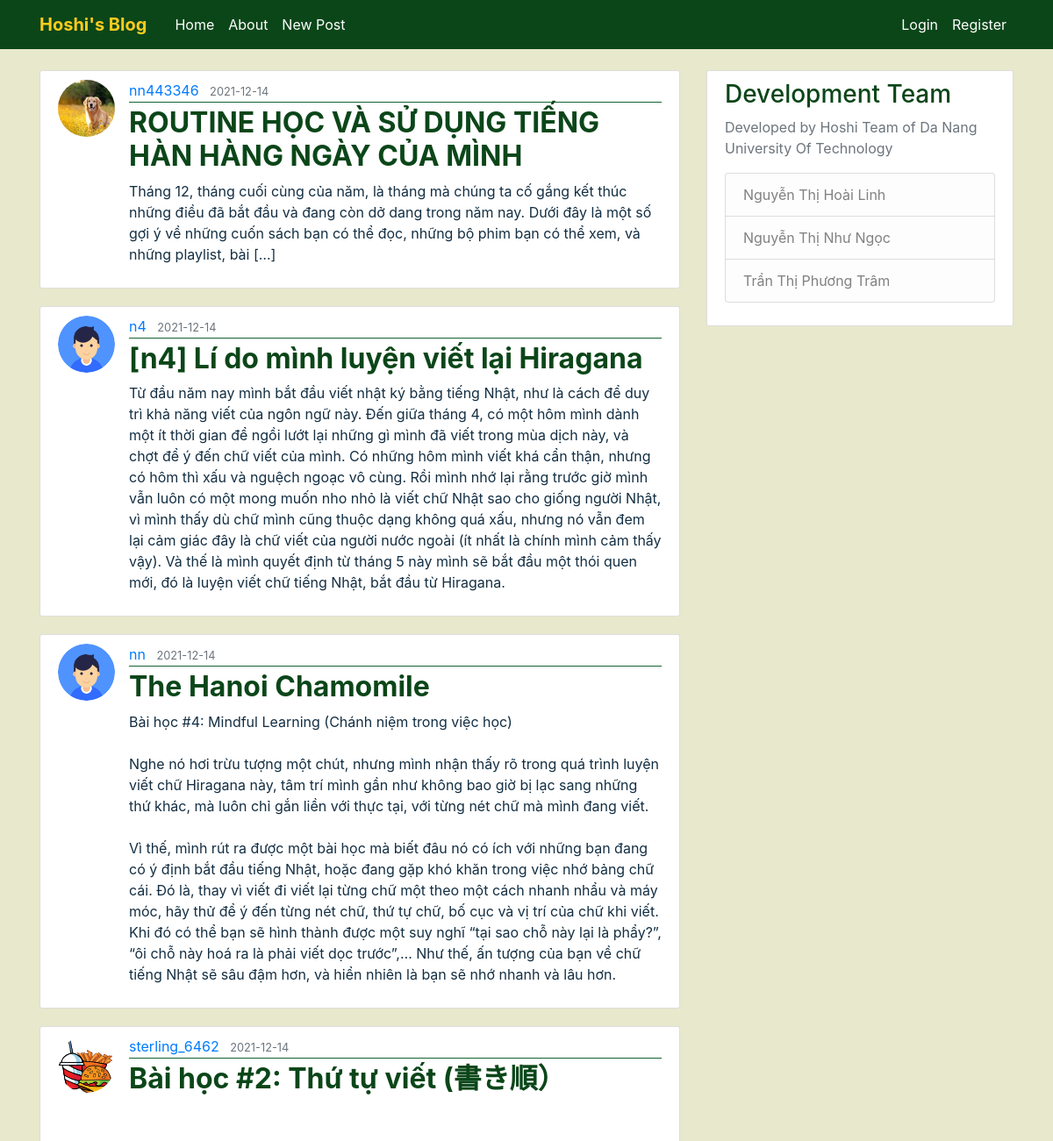
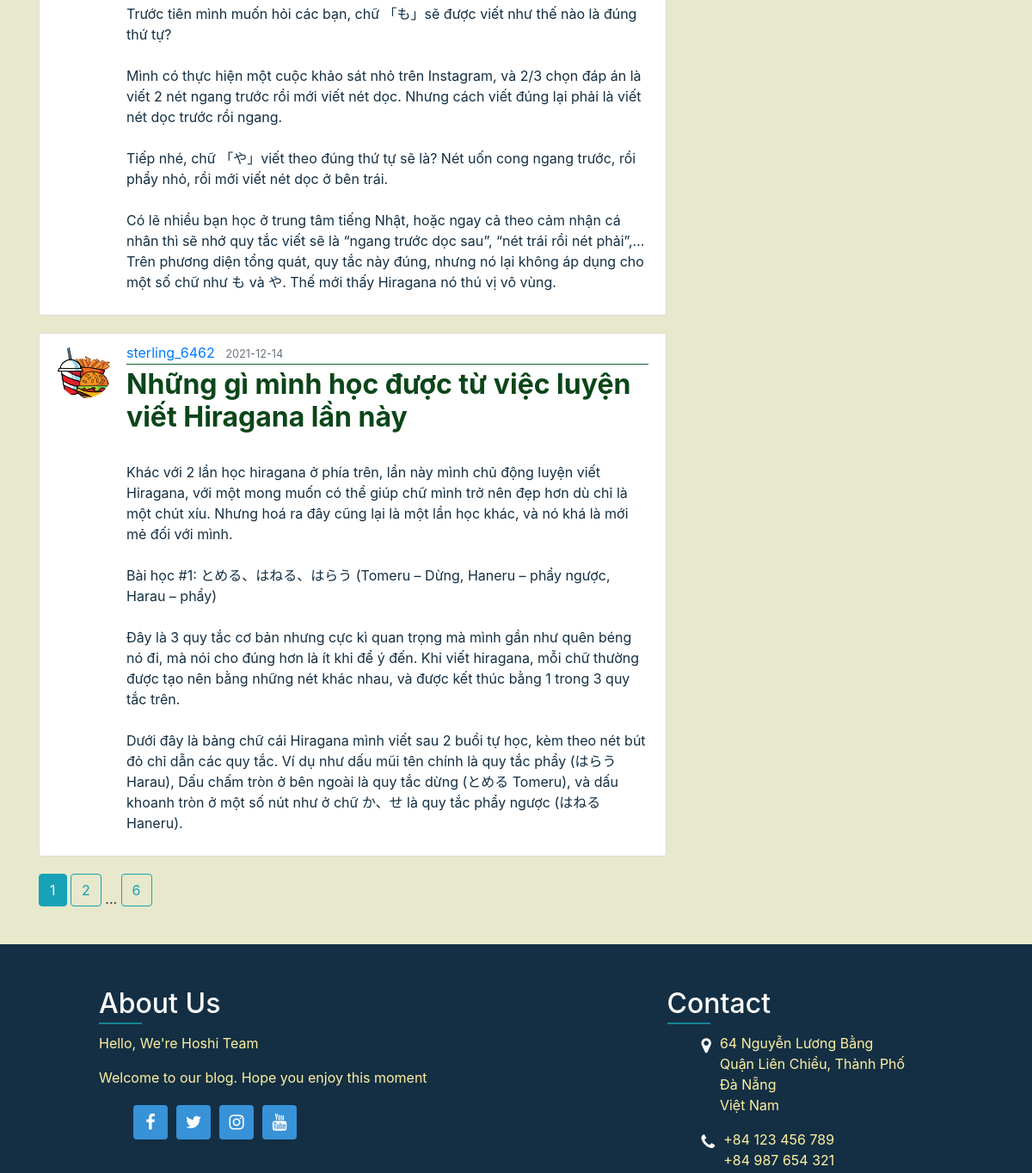
Page /home (upper part) on the earlier database version (2 pictures, top to bottom).
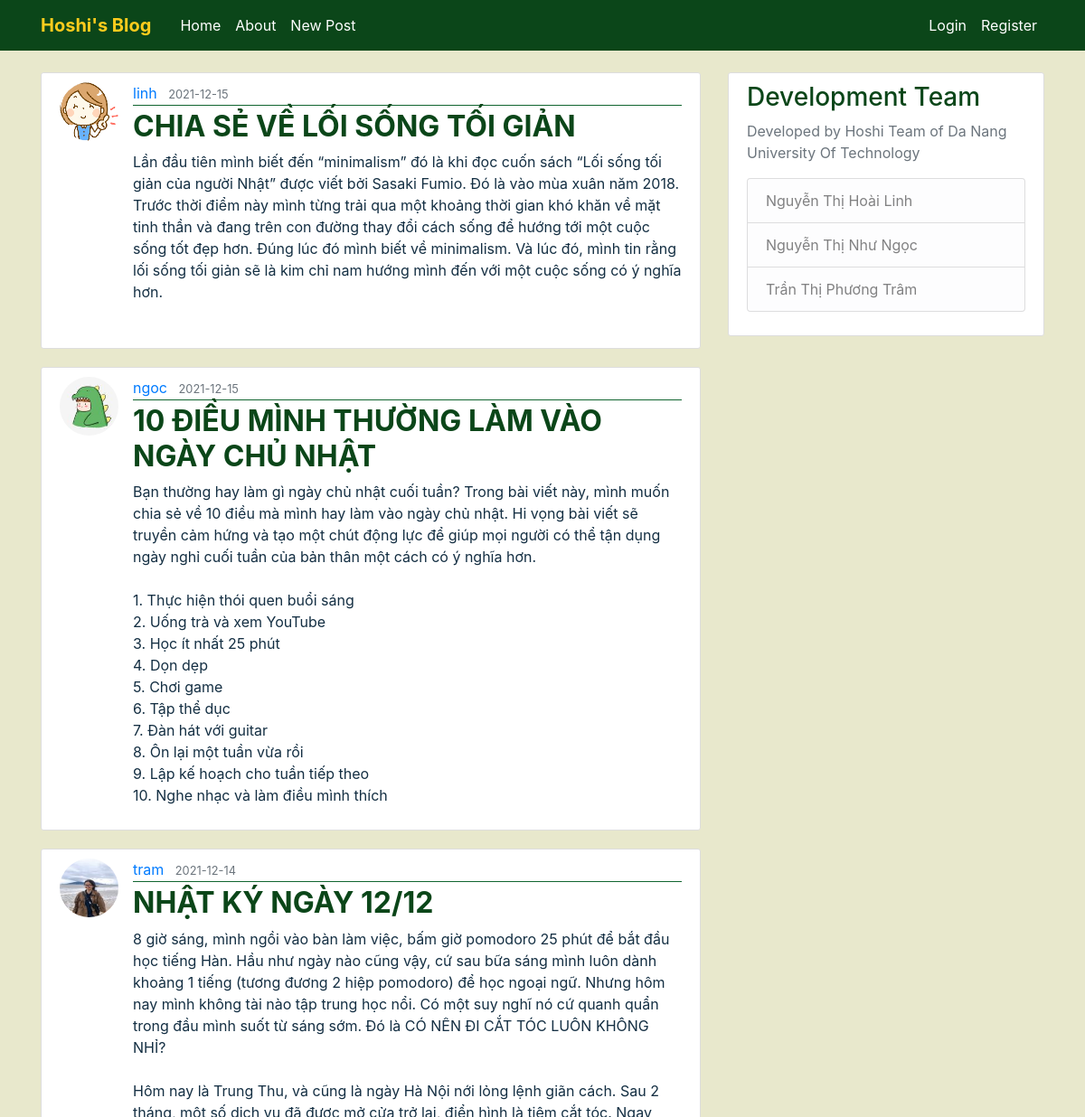
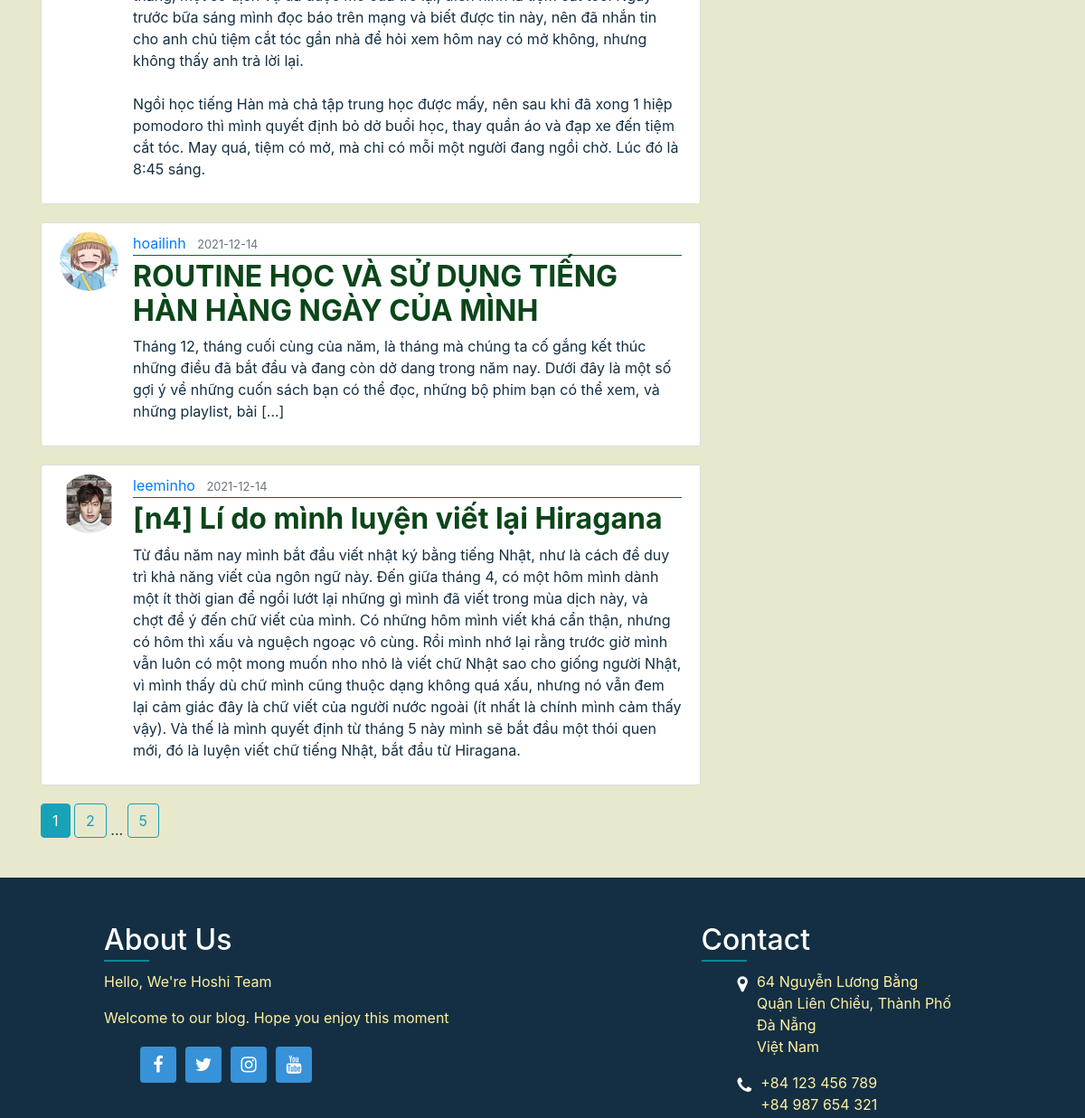
Same page on the later database version (2 pictures, top to bottom).
### FlaskBlog/models.py (models this page shows, shortened)
class Post(db.Model):
    id = db.Column(db.Integer, primary_key=True)
    title = db.Column(db.String(100), nullable=False)
    date_posted = db.Column(db.DateTime, nullable=False, default=datetime.utcnow)
    content = db.Column(db.Text, nullable=False)
    user_id = db.Column(db.Integer, db.ForeignKey('user.id'), nullable=False)

class User(db.Model, UserMixin):
    id = db.Column(db.Integer, primary_key=True)
    username = db.Column(db.String(20), unique=True, nullable=False)
    email = db.Column(db.String(120), unique=True, nullable=False)
    image_file = db.Column(db.String(20), nullable=False, default='default.png')
    password = db.Column(db.String(60), nullable=False)
    posts = db.relationship('Post', backref='author', lazy=True)

### FlaskBlog/routes.py (the view)
@app.route("/")
@app.route("/home")
def home():
    page = request.args.get('page', 1, type=int)
    posts = Post.query.order_by(Post.date_posted.desc()).paginate(page=page, per_page=5)
    return render_template('home.html', posts=posts) #duong dan

### FlaskBlog/templates/home.html
{% extends "layout.html" %}
{% block content %}
    {% for post in posts.items %}
        <article class="media content-section">
          <img class="rounded-circle article-img" src="{{ url_for('static', filename='avatar/' + post.author.image_file) }}">
          <div class="media-body">
            <div class="article-metadata">
              <a class="mr-2" href="{{ url_for('user_posts', username=post.author.username) }}">{{ post.author.username }}</a>
              <small class="text-muted">{{ post.date_posted.strftime('%Y-%m-%d') }}</small>
            </div>
            <h2><a class="article-title" href="{{ url_for('post', post_id=post.id) }}">{{ post.title }}</a></h2>
            <p class="article-content">{{ post.content }}</p>
          </div>
        </article>
    {% endfor %}
    {% for page_num in posts.iter_pages(left_edge=1, right_edge=1, left_current=1, right_current=2) %}
      {% if page_num %}
        {% if posts.page == page_num %}
          <a class="btn btn-info mb-4" href="{{ url_for('home', page=page_num) }}">{{ page_num }}</a>
        {% else %}
          <a class="btn btn-outline-info mb-4" href="{{ url_for('home', page=page_num) }}">{{ page_num }}</a>
        {% endif %}
      {% else %}
        ...
      {% endif %}
    {% endfor %}
{% endblock content %}

Differences in the rows shown:
no longer on this page (row edited): Post: image_file (placeholder picture), author.username "nn", date_posted "2021-12-14", title "The Hanoi Chamomile", content "Bài học #4: Mindful Learning (Chánh niệm trong việc học) Nghe nó hơi trừu tượng một chút, nhưng mình nhận thấy rõ trong quá trình luyện viết chữ Hiragana này, tâm trí mình gần như không bao giờ bị lạc sang những thứ khác, mà luôn chỉ gắn liền với thực tại, với từng nét chữ mà mình đang viết. Vì thế, mình rút ra được một bài học mà biết đâu nó có ích với những bạn đang có ý định bắt đầu tiếng Nhật, hoặc đang gặp khó khăn trong việc nhớ bảng chữ cái. Đó là, thay vì viết đi viết lại từng chữ một theo một cách nhanh nhẩu và máy móc, hãy thử để ý đến từng nét chữ, thứ tự chữ, bố cục và vị trí của chữ khi viết. Khi đó có thể bạn sẽ hình thành được một suy nghĩ “tại sao chỗ này lại là phẩy?”, “ôi…"
removed Post: image_file (picture), author.username "sterling_6462", date_posted "2021-12-14", title "Bài học #2: Thứ tự viết (書き順）", content "Trước tiên mình muốn hỏi các bạn, chữ 「も」sẽ được viết như thế nào là đúng thứ tự? Mình có thực hiện một cuộc khảo sát nhỏ trên Instagram, và 2/3 chọn đáp án là viết 2 nét ngang trước rồi mới viết nét dọc. Nhưng cách viết đúng lại phải là viết nét dọc trước rồi ngang. Tiếp nhé, chữ 「や」viết theo đúng thứ tự sẽ là? Nét uốn cong ngang trước, rồi phẩy nhỏ, rồi mới viết nét dọc ở bên trái. Có lẽ nhiều bạn học ở trung tâm tiếng Nhật, hoặc ngay cả theo cảm nhận cá nhân thì sẽ nhớ quy tắc viết sẽ là “ngang trước dọc sau”, “nét trái rồi nét phải”,… Trên phương diện tổng quát, quy tắc này đúng, nhưng nó lại không áp dụng cho một số chữ như も và や. Thế mới thấy Hiragana nó thú vị vô vùng."
no longer on this page (row edited): Post: image_file (picture), author.username "sterling_6462", date_posted "2021-12-14", title "Những gì mình học được từ việc luyện viết Hiragana lần này", content "Khác với 2 lần học hiragana ở phía trên, lần này mình chủ động luyện viết Hiragana, với một mong muốn có thể giúp chữ mình trở nên đẹp hơn dù chỉ là một chút xíu. Nhưng hoá ra đây cũng lại là một lần học khác, và nó khá là mới mẻ đối với mình. Bài học #1: とめる、はねる、はらう (Tomeru – Dừng, Haneru – phẩy ngược, Harau – phẩy) Đây là 3 quy tắc cơ bản nhưng cực kì quan trọng mà mình gần như quên béng nó đi, mà nói cho đúng hơn là ít khi để ý đến. Khi viết hiragana, mỗi chữ thường được tạo nên bằng những nét khác nhau, và được kết thúc bằng 1 trong 3 quy tắc trên. Dưới đây là bảng chữ cái Hiragana mình viết sau 2 buổi tự học, kèm theo nét bút đỏ chỉ dẫn các quy tắc. Ví dụ như dấu mũi tên chính là quy…"
added Post: image_file (picture), author.username "linh", date_posted "2021-12-15", title "CHIA SẺ VỀ LỐI SỐNG TỐI GIẢN", content "Lần đầu tiên mình biết đến “minimalism” đó là khi đọc cuốn sách “Lối sống tối giản của người Nhật” được viết bởi Sasaki Fumio. Đó là vào mùa xuân năm 2018. Trước thời điểm này mình từng trải qua một khoảng thời gian khó khăn về mặt tinh thần và đang trên con đường thay đổi cách sống để hướng tới một cuộc sống tốt đẹp hơn. Đúng lúc đó mình biết về minimalism. Và lúc đó, mình tin rằng lối sống tối giản sẽ là kim chỉ nam hướng mình đến với một cuộc sống có ý nghĩa hơn."
added Post: image_file (picture), author.username "ngoc", date_posted "2021-12-15", title "10 ĐIỀU MÌNH THƯỜNG LÀM VÀO NGÀY CHỦ NHẬT", content "Bạn thường hay làm gì ngày chủ nhật cuối tuần? Trong bài viết này, mình muốn chia sẻ về 10 điều mà mình hay làm vào ngày chủ nhật. Hi vọng bài viết sẽ truyền cảm hứng và tạo một chút động lực để giúp mọi người có thể tận dụng ngày nghỉ cuối tuần của bản thân một cách có ý nghĩa hơn. 1. Thực hiện thói quen buổi sáng 2. Uống trà và xem YouTube 3. Học ít nhất 25 phút 4. Dọn dẹp 5. Chơi game 6. Tập thể dục 7. Đàn hát với guitar 8. Ôn lại một tuần vừa rồi 9. Lập kế hoạch cho tuần tiếp theo 10. Nghe nhạc và làm điều mình thích"
added Post: image_file (picture), author.username "tram", date_posted "2021-12-14", title "NHẬT KÝ NGÀY 12/12", content "8 giờ sáng, mình ngồi vào bàn làm việc, bấm giờ pomodoro 25 phút để bắt đầu học tiếng Hàn. Hầu như ngày nào cũng vậy, cứ sau bữa sáng mình luôn dành khoảng 1 tiếng (tương đương 2 hiệp pomodoro) để học ngoại ngữ. Nhưng hôm nay mình không tài nào tập trung học nổi. Có một suy nghĩ nó cứ quanh quẩn trong đầu mình suốt từ sáng sớm. Đó là CÓ NÊN ĐI CẮT TÓC LUÔN KHÔNG NHỈ? Hôm nay là Trung Thu, và cũng là ngày Hà Nội nới lỏng lệnh giãn cách. Sau 2 tháng, một số dịch vụ đã được mở cửa trở lại, điển hình là tiệm cắt tóc. Ngay trước bữa sáng mình đọc báo trên mạng và biết được tin này, nên đã nhắn tin cho anh chủ tiệm cắt tóc gần nhà để hỏi xem hôm nay có mở không, nhưng không thấy anh trả lời lại.…"
changed through a linked row, Post "ROUTINE HỌC VÀ SỬ DỤNG TIẾNG HÀN HÀNG NGÀY CỦA MÌNH": image_file: a different picture; author.username "nn443346" → "hoailinh"
changed through a linked row, Post "[n4] Lí do mình luyện viết lại Hiragana": image_file: picture added in place of a placeholder; author.username "n4" → "leeminho"
Other differences:
new list line: "5"
list line gone: "6"
